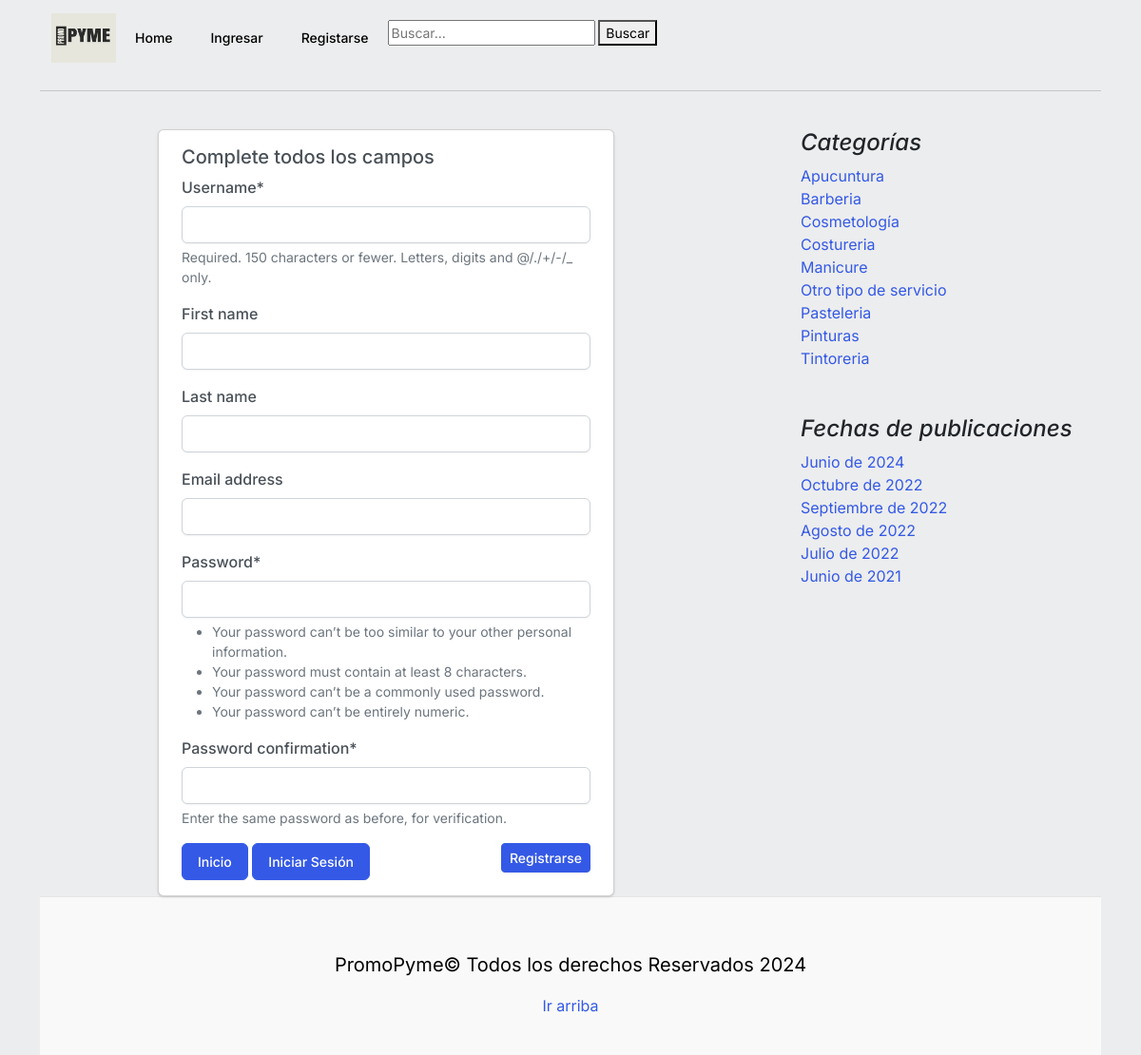
Screenshot of /register/ with the database file from the repository.
### core/models.py (models this page shows, shortened)
class Category (models.Model):
	name = models.CharField(max_length=200, unique=True, verbose_name='Nombre')
	active = models.BooleanField(default=True, verbose_name='Activo')
	created = models.DateTimeField(auto_now_add=True, verbose_name='Fecha de creación')
	updated = models.DateTimeField(auto_now=True, verbose_name='Fecha de modificación')
	class Meta:
		verbose_name = 'Categoría'
		verbose_name_plural = 'Categorías'
		ordering = ['name']

### core/views.py (the view, shortened to what this page needs)
# urls.py: path('register/', register, name='register'),
def register(request):
    data = {
        'form': CustomUserCreationForm()
    }
    return render(request, 'registration/register.html', data)

### core/forms.py
class CustomUserCreationForm(UserCreationForm):
    class Meta:
        model = User
        fields = ['username', 'first_name', 'last_name', 'email', 'password1', 'password2']

### core/processors.py (called while the page is built)
def ctx_dic_about(request):
	ctx_about = {}
	ctx_about['ABOUT'] = About.objects.latest('created')
	return ctx_about

def ctx_dic_category(request):
	ctx_category = {}
	ctx_category['categories'] = Category.objects.filter(active=True)
	return ctx_category

def ctx_dic_history(request):
	ctx_history = {}
	ctx_history['dates'] = Post.objects.dates('created', 'month', order='DESC').distinct()
	return ctx_history

def ctx_dic_link(request):
	ctx_link = {}
	links = Link.objects.all()
	for link in links:
		ctx_link[link.key] = {'url':link.url, 'icon':link.icon}
	return ctx_link

### core/templates/registration/register.html (shortened to what this page needs)
{% extends 'core/base.html' %}
{% load static %}
{% block content %}
{% load crispy_forms_tags %}
<br>
<form action="" method="post">
    <div class="card mx-auto" style="width: 30rem;">
        <div class="card-body">
          <h5 class="card-title">Complete todos los campos</h5>
          {{ form | crispy }}
          <a href='/' class="btn btn-primary">Inicio</a>
          <a href={% url 'login' %} class="btn btn-primary">Iniciar Sesión</a>
          <button class="btn btn-sm btn-primary float-end" type="submit">Registrarse</button>
        </div>
      </div>
</form>
{% endblock %}

### core/templates/core/base.html (shortened to what this page needs)
<!doctype html>
<html lang="es">
<head>
    {% load static %}
    <link rel="stylesheet" href="https://cdn.jsdelivr.net/npm/bootstrap-icons@1.9.1/font/bootstrap-icons.css">
    <link href={% static 'core/css/bootstrap.min.css' %} rel="stylesheet">
    <link href={% static 'core/css/blog.css' %} rel="stylesheet">
    <link rel="stylesheet" href={% static 'core/css/style.css' %}>
</head>
<body class="body">
  <div class="container">
    <header>
      <nav class="navbar navbar-expand-lg bg-body-tertiary">
        <div class="container-fluid">
          <div class ="contenedor_logo">
            <img class="logo" src="{% static 'core/img/PRomo (1).png' %}" alt="logo" style="width:68px;height:52px" >
          </div>
          <div class="collapse navbar-collapse" id="navbarSupportedContent">
            <ul class="navbar-nav me-auto mb-2 mb-lg-0">
              <li class="nav-item">
                <a class="nav-link " aria-current="page" href='/'>Home</a>
              </li>
              {% if request.user.is_authenticated %}
                <li class="nav-item">
                  <a class="nav-link"  href={% url 'create' %}>Crear Post</a>
                </li>
                <li class="nav-item">
                  <a class="nav-link"  href={% url 'exit' %}>Salir</a>
                </li>
              <ul>
              {% include 'core/includes/submenu.html' %}
              </ul>
              {% else %}
              <li class="nav-item">
                <a class="nav-link" href={% url 'login' %}>Ingresar</a>
              </li>
              <li class="nav-item">
                <a class="nav-link" href={% url 'register' %}>Registarse</a>
              </li>
              {% endif %}
              <form method="GET" action="{% url 'buscar' %}">
                <input type="text" name="buscar" placeholder="Buscar..." value="{{request.GET.buscar}}">
                <button type="submit">Buscar</button>
            </form>
            </ul>
          </div>
        </div>
      </nav>
    </header>
    <hr>
    <main class="mt-2">
      <section class="row g-5">
        <div class="col-md-8">
            {% block content %}
            {% endblock %}
        </div>
        <aside class="col-md-4">
          <div class="position-sticky" style="top: 2rem;">
            <div class="p-4">
              <h4 class="fst-italic">Categorías</h4>
              <ol class="list-unstyled mb-0">
                {% for item in categories %}
                  <li><a href={% url 'category' %}?cat={{ item.id }}>{{ item.name }}</a></li>
                {% endfor %}
              </ol>
            </div>
            <div class="p-4">
              <h4 class="fst-italic">Fechas de publicaciones</h4>
              <ol class="list-unstyled mb-0">
                {% for item in dates %}
                  <li>
                    {% if item.month == 6 %}<a href={% url 'dates' item.month item.year %}>Junio de {{ item.year }}</a>{% endif %}
                    {% if item.month == 7 %}<a href={% url 'dates' item.month item.year %}>Julio de {{ item.year }}</a>{% endif %}
                    {% if item.month == 8 %}<a href={% url 'dates' item.month item.year %}>Agosto de {{ item.year }}</a>{% endif %}
                    {% if item.month == 9 %}<a href={% url 'dates' item.month item.year %}>Septiembre de {{ item.year }}</a>{% endif %}
                    {% if item.month == 10 %}<a href={% url 'dates' item.month item.year %}>Octubre de {{ item.year }}</a>{% endif %}
                  </li>
                {% endfor %}
              </ol>
            </div>
          </div>
        </aside>
      </section>
    </main>
    <footer class="blog-footer" >
      <p class="fs-5 px-3 pt-3"> PromoPyme&copy; Todos los derechos Reservados 2024</p>
      <p>
        <a href="#">Ir arriba</a>
      </p>
    </footer>
  </div>
</body>
</html>

### core/static/core/css/blog.css (style rules this page uses)
.blog-footer { padding: 2.5rem 0; color: #020202; text-align: center; background-color: #f9f9f9; border-top: .05rem solid #e5e5e5; }
.blog-footer p:last-child { margin-bottom: 0; }

### core/static/core/css/style.css (style rules this page uses)
.body { margin: 0; padding: 0; background:#ecedee; height: 100%; }

### core/templates/core/base.html (style rules this page uses)
a { text-decoration: none; }

### rows the page displays
Category: name "Apucuntura"
Category: name "Barberia"
Category: name "Cosmetología"
Category: name "Costureria"
Category: name "Manicure"
Category: name "Otro tipo de servicio"
Category: name "Pasteleria"
Category: name "Pinturas"
Category: name "Tintoreria"

### other values shown
{{ item.year }} "2024" "2021"
{{ item.year }} "2022"
